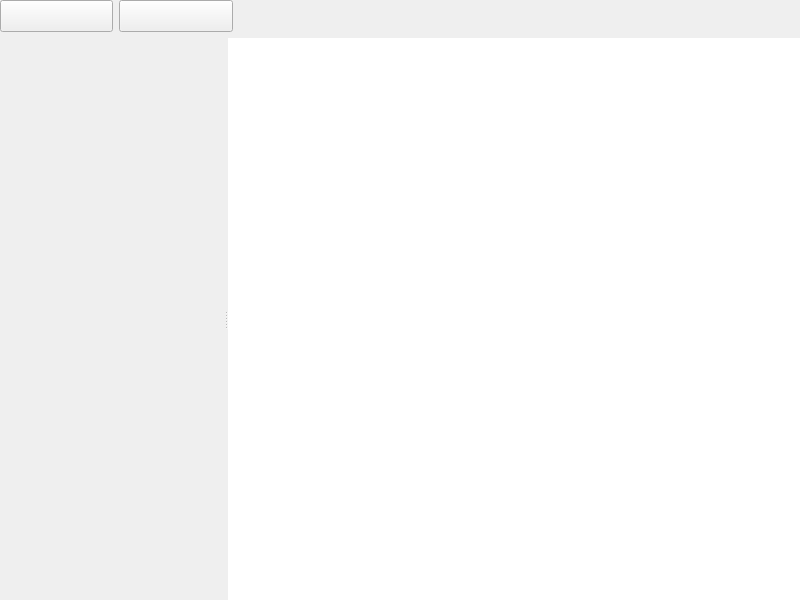
<?xml version="1.0" encoding="UTF-8"?>
<ui version="4.0">
 <class>MainWindow</class>
 <widget class="QWidget" name="MainWindow">
  <property name="geometry">
   <rect>
    <x>0</x>
    <y>0</y>
    <width>800</width>
    <height>600</height>
   </rect>
  </property>
  <property name="windowTitle">
   <string>MainWindow</string>
  </property>
  <layout class="QVBoxLayout" name="verticalLayout" stretch="0,1">
   <property name="leftMargin">
    <number>0</number>
   </property>
   <property name="topMargin">
    <number>0</number>
   </property>
   <property name="rightMargin">
    <number>0</number>
   </property>
   <property name="bottomMargin">
    <number>0</number>
   </property>
   <item>
    <layout class="QHBoxLayout" name="horizontalLayout" stretch="1,1,5">
     <item>
      <widget class="QPushButton" name="newNoteBtn">
       <property name="minimumSize">
        <size>
         <width>32</width>
         <height>32</height>
        </size>
       </property>
       <property name="text">
        <string/>
       </property>
       <property name="icon">
        <iconset>
         <normaloff>:/Icons/plus.svg</normaloff>:/Icons/plus.svg</iconset>
       </property>
      </widget>
     </item>
     <item>
      <widget class="QPushButton" name="removeNoteBtn">
       <property name="minimumSize">
        <size>
         <width>32</width>
         <height>32</height>
        </size>
       </property>
       <property name="text">
        <string/>
       </property>
       <property name="icon">
        <iconset>
         <normaloff>:/Icons/broom.svg</normaloff>:/Icons/broom.svg</iconset>
       </property>
      </widget>
     </item>
     <item>
      <spacer name="horizontalSpacer">
       <property name="orientation">
        <enum>Qt::Horizontal</enum>
       </property>
       <property name="sizeHint" stdset="0">
        <size>
         <width>40</width>
         <height>20</height>
        </size>
       </property>
      </spacer>
     </item>
    </layout>
   </item>
   <item>
    <widget class="QSplitter" name="splitter">
     <property name="orientation">
      <enum>Qt::Horizontal</enum>
     </property>
     <property name="childrenCollapsible">
      <bool>false</bool>
     </property>
     <widget class="NotesListWidget" name="notesListWidget" native="true">
      <property name="sizePolicy">
       <sizepolicy hsizetype="Preferred" vsizetype="Preferred">
        <horstretch>0</horstretch>
        <verstretch>0</verstretch>
       </sizepolicy>
      </property>
     </widget>
     <widget class="QTextEdit" name="textEdit">
      <property name="sizePolicy">
       <sizepolicy hsizetype="Expanding" vsizetype="Expanding">
        <horstretch>0</horstretch>
        <verstretch>0</verstretch>
       </sizepolicy>
      </property>
      <property name="autoFillBackground">
       <bool>false</bool>
      </property>
      <property name="styleSheet">
       <string notr="true">background-color: white;</string>
      </property>
      <property name="frameShape">
       <enum>QFrame::NoFrame</enum>
      </property>
     </widget>
    </widget>
   </item>
  </layout>
 </widget>
 <customwidgets>
  <customwidget>
   <class>NotesListWidget</class>
   <extends>QWidget</extends>
   <header>noteslistwidget.h</header>
   <container>1</container>
  </customwidget>
 </customwidgets>
 <resources/>
 <connections/>
</ui>
